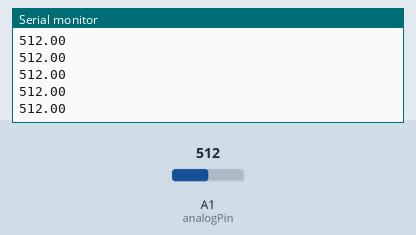
Simulated run of this sketch. Board: Arduino Uno, built with avr-gcc and run on an emulated ATmega328P. On the bench: the last lines printed to the serial monitor. The test bench sets the inputs (shaded band); at power-on: A1 (analogPin) = 512.

Above: at 1.2 s.
1.3 s: A1 (analogPin) set to 716
At 2.7 s:
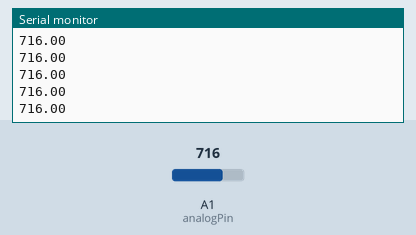
2.8 s: A1 (analogPin) set to 900
At 4.5 s:
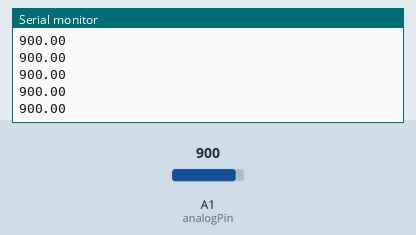
Timing chart, 0 to 6.0 s (numbered marks = the images above; inputs shaded):
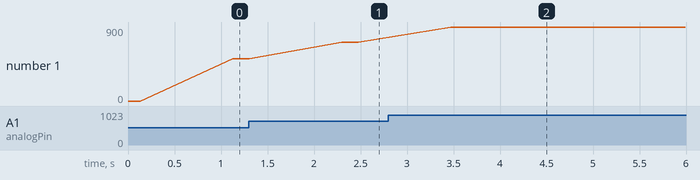

Measured:
- after the input at 1.3 s, the serial monitor: prints a new line after 1.0 s (image 1)
- after the input at 2.8 s, the serial monitor: prints a new line after 0.67 s (image 2)
- plotted number 1: 512 → 716 after the input at 1.3 s, 716 → 900 after the input at 2.8 s

The sketch:

aquisicaoSinal.ino
```cpp
/**
* Objetivo: Aquisitar o sinal a uma taxa de amostragem constante
*
* Author: João Campos
* Referencias:
*
* https://playground.arduino.cc/Code/Timer1
*
*/

#include "TimerOne.h"

#define N 256

volatile unsigned int i = 0;
// Número de amostras coletadas


volatile double S[N];
const int analogPin = A1;

void setup()
{
  Serial.begin(115200);
  pinMode(analogPin, INPUT);

  // Inicializar  timer1 com 1041 microsegundos, isso nos dá uma taxa de amostragem de 16 amostras por ciclo do sinal da rede elétrica
  Timer1.initialize(1041);
  Timer1.attachInterrupt(callback);  // attaches callback() as a timer overflow interrupt
}
// Função a ser chamada a ser executada  a cada periodo de amostragem
void callback()
{
  S[i] = analogRead(analogPin);
  i++;
  // zera o contador quando é ultrapassado valor de 16
  i = i & 0xff;
}

void loop()
{
  for(int k=0; k<N;k++){
     Serial.println(S[k]);
   }
  delay(1000);


  // your program here...
}
```
